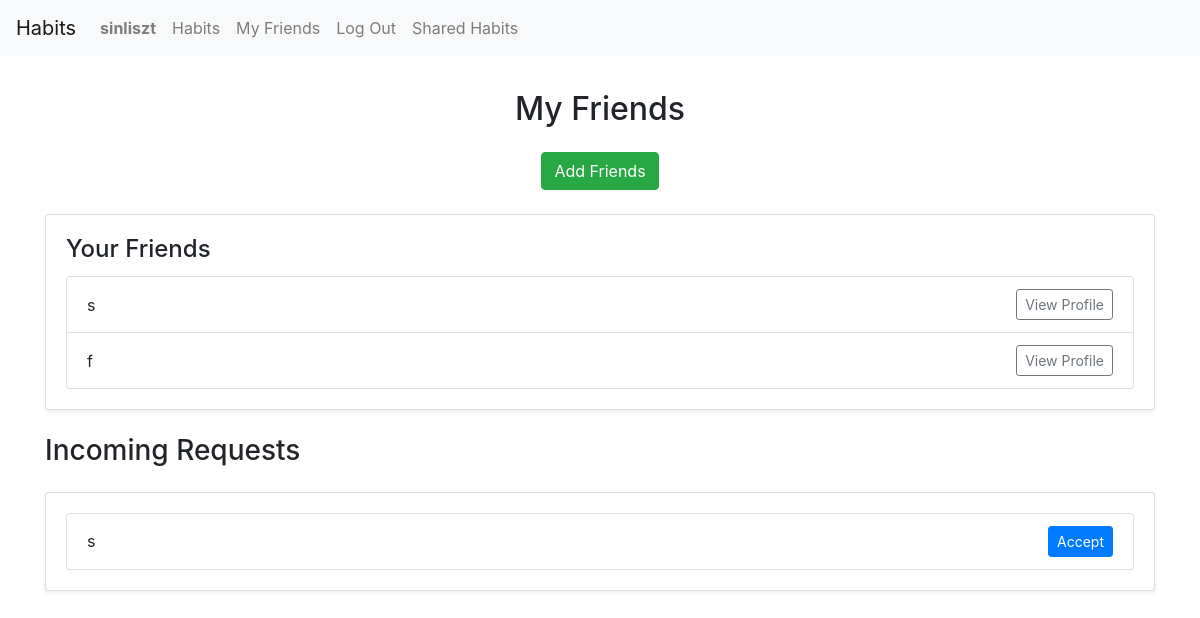
The page /friends/ (signed in) on the database its author committed.
### tracker/models.py (models this page shows, shortened)
class User(AbstractUser):
    friends = models.ManyToManyField("self", symmetrical=True, blank=True)

class FriendRequest(models.Model):
    from_user = models.ForeignKey(User, related_name="friend_requests_sent", on_delete=models.CASCADE)
    to_user = models.ForeignKey(User, related_name="friend_requests_received", on_delete=models.CASCADE)
    timestamp = models.DateTimeField(auto_now_add=True)
    is_accepted = models.BooleanField(default=False)

### tracker/views.py (the view)
# urls.py: path("friends/", views.friends_list, name="friends_list"),
@login_required
def friends_list(request):
    user = request.user
    friends = user.friends.all()
    incoming_requests = FriendRequest.objects.filter(to_user=user)
    return render(request, "tracker/friends_list.html", {
        "friends": friends,
        "incoming_requests": incoming_requests,
    })

### tracker/templates/tracker/friends_list.html (shortened to what this page needs)
{% extends "tracker/layout.html" %}
{% block body %}
    <div class="container mt-4">
        <h2 class="text-center mb-4">My Friends</h2>
        <div class="text-center mb-4">
            <a href="{% url 'search_users' %}">
                <button class="btn btn-success">Add Friends</button>
            </a>
        </div>
        {% if friends %}
            <div class="card shadow-sm mb-4">
                <div class="card-body">
                    <h4 class="card-title">Your Friends</h4>
                    <ul class="list-group">
                        {% for friend in friends%}
                            <li class="list-group-item d-flex justify-content-between align-items-center">
                                {{ friend.username }}
                                <a href="{% url 'profile_view' friend.username %}">
                                    <button class="btn btn-outline-secondary btn-sm">View Profile</button>
                                </a>
                            </li>
                        {% endfor %}
                    </ul>
                </div>
            </div>
        {% else %}
            <div class="alert alert-info">
                You have no friends yet.
            </div>
        {% endif %}
        <h3 class="mt-4 mb-4">Incoming Requests</h3>
        {% if incoming_requests%}
            <div class="card shadow-sm">
                <div class="card-body">
                    <ul class="list-group">
                        {% for req in incoming_requests %}
                            <li class="list-group-item d-flex justify-content-between align-items-center">
                                {{ req.from_user.username }}
                                <form action="{% url 'accept_friend_request' req.id %}" method="post" class="d-inline">
                                    <button type="submit" class="btn btn-primary btn-sm">Accept</button>
                                </form>
                            </li>
                        {% endfor %}
                    </ul>
                </div>
            </div>
        {% else %}
            <div class="alert alert-info">
                You have no incoming friend requests
            </div>
        {% endif %}
    </div>
{% endblock %}

### tracker/templates/tracker/layout.html (shortened to what this page needs)
{% load static %}
<!DOCTYPE html>
<html lang="en">
    <head>
        <link rel="stylesheet" href="https://stackpath.bootstrapcdn.com/bootstrap/4.4.1/css/bootstrap.min.css">
        <link href="{% static 'tracker/styles.css' %}" rel="stylesheet">
    </head>
    <body>
        <nav class="navbar navbar-expand-lg navbar-light bg-light">
            <a class="navbar-brand" href="#">Habits</a>
            <div>
              <ul class="navbar-nav mr-auto">
                {% if user.is_authenticated %}
                    <li class="nav-item">
                        <a class="nav-link" href="{% url 'profile_view' request.user %}"><strong>{{ user.username }}</strong></a>
                    </li>
                {% endif %}
                <li class="nav-item">
                  <a class="nav-link" href="{% url 'index' %}">Habits</a>
                </li>
                {% if user.is_authenticated %}
                    <li class="nav-item">
                        <a class="nav-link" href="{% url 'friends_list' %}">My Friends</a>
                    </li>
                    <li class="nav-item">
                        <a class="nav-link" href="{% url 'logout' %}">Log Out</a>
                    </li>
                    <li class="nav-item">
                        <a class="nav-link" href="{% url 'shared_habits' %}">Shared Habits</a>
                    </li>
                {% endif %}
              </ul>
            </div>
          </nav>
        <div class="body">
            {% block body %}
            {% endblock %}
        </div>
    </body>
</html>

### tracker/static/tracker/styles.css (style rules this page uses)
.body { padding: 10px; }

### rows shown on the page
User: username "sinliszt"
User: username "s"
User: username "f"
FriendRequest: from_user.username "s"
